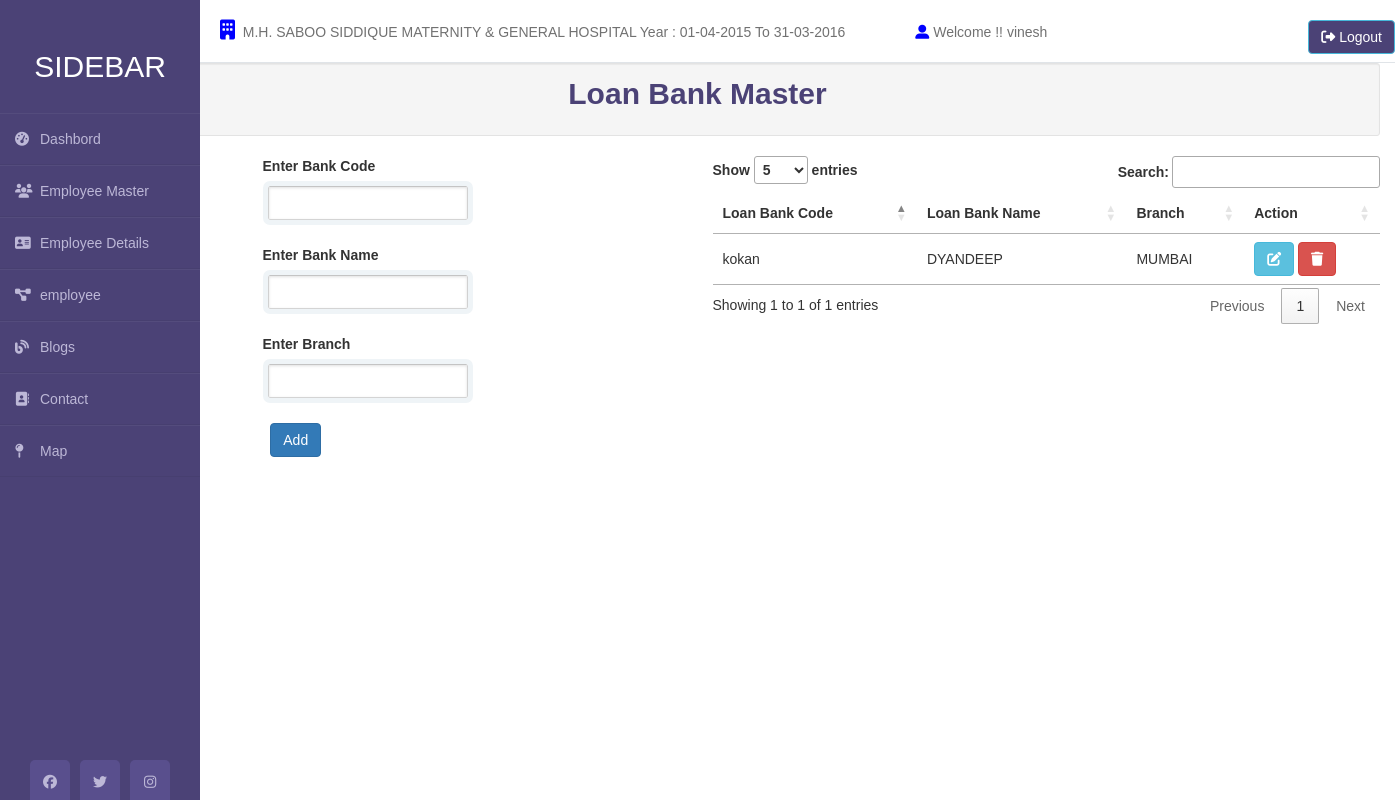
Page /admin/LoanBankMast.php (signed in) on the committed database.
### tables this page shows
CREATE TABLE `companydetails` (
  `id` int(255) NOT NULL,
  `CompId` varchar(255) NOT NULL,
  `CompName` varchar(255) NOT NULL,
  `CompAddress` varchar(255) NOT NULL,
  `DataDir` varchar(255) NOT NULL,
  `branchName` varchar(255) NOT NULL,
  `BegYear` varchar(255) NOT NULL,
  `EndYear` varchar(255) NOT NULL
);

CREATE TABLE `loanbankmast` (
  `BankCode` varchar(10) NOT NULL,
  `BankName` varchar(100) NOT NULL,
  `Branch` text NOT NULL,
  `CompCode` varchar(10) NOT NULL
);

### admin/dashbord.php (called while the page is built, shortened)
<?php
    include('../dbconn.php');
     $sql="SELECT * FROM `companydetails`;";
      $run=mysqli_query($conn,$sql);
      $data=mysqli_fetch_assoc($run);
?>
  <?php
  include('sidebar.php');
   ?>

### admin/LoanBankMast.php (the view, shortened to what this page needs)
<!DOCTYPE html>
<html>
	<head>
		<link rel="stylesheet" href="../css/stylesheet.css">
	</head>
	<body>
		<?php
			include('dashbord.php');
		?>
		<div class="container-fluid">
			<div class="well well-sm">
				<p style="text-align: center;font-size: 30px;color: #4B4276;font-weight: bold;">Loan Bank Master</p></div>
				<div class="row">
					<div class="col-lg-2">
					</div>
					<div class="col-lg-4 m-auto">
						<form class="ajaxForm">
							<div class="container box">
								<label>Enter Bank Code</label><br>
								<input type="text" name="dc" id="dc" class="form-control"  required />
								<br>
								<label>Enter Bank Name</label><br>
								<input type="text" name="dn" id="dn" class="form-control"  required/>
								<br>
								<label>Enter Branch</label><br>
								<input type="text" name="bn" id="bn" class="form-control"  required/>
								<br>
								<div>
									<button type="button" name="add" onclick="addrecord()" id="b3"  class="btn btn-primary">Add</button>
								</div>
							</div>
						</div>
					<div class="col-lg-6 m-auto" >
						<div><?php
								echo  "<table id='myTable'  width='100%' border=0>
								<thead>
									<tr>
										<td><strong>Loan Bank Code</strong></td>
										<td><strong>Loan Bank Name</strong></td>
										<td><strong>Branch</strong></td>
										<td><strong>Action</strong></td>
									</tr>
								</thead>";
								$qry="SELECT * FROM `loanbankmast`";
								$result = mysqli_query($conn1,$qry);
								while($res = mysqli_fetch_array($result)) {
								$dcode = "'".trim($res['BankCode'])."'";
								echo "<tr>";
									echo "<td >".$res['BankCode']."</td>";
									echo "<td >".$res['BankName']."</td>";
									echo "<td >".$res['Branch']."</td>";
									echo '<td> <button onclick="GetUserDetails('.$dcode.')" class="btn btn-info edit"  data-toggle="modal" data-target="#myModal"><i class="fas fa-edit"></i></button>
									<button class="btn btn-danger" onclick="DeleteUser('.$dcode.')"><i class="fas fa-trash"></i></button></td></tr>';
									}?>
								</div>
									</div>
								</div>
							</div>
					</body>
				</html>

### admin/sidebar.php (shortened to what this page needs)
<link rel="stylesheet" href="../css/stylesheet.css">
<link rel="stylesheet" href="https://maxcdn.bootstrapcdn.com/bootstrap/3.4.1/css/bootstrap.min.css">
   <link rel="stylesheet" type="text/css" href="https://cdn.datatables.net/1.10.19/css/jquery.dataTables.css">
    <link rel="stylesheet" href="https://maxcdn.bootstrapcdn.com/bootstrap/3.4.0/css/bootstrap.min.css">
    <link rel="stylesheet" href="https://cdnjs.cloudflare.com/ajax/libs/font-awesome/4.7.0/css/font-awesome.min.css">
</head>
<body>
<div class="wrapper">
    <div class="sidebar">
        <h2>Sidebar</h2>
        <nav class="navigation">
  <ul class="mainmenu">
    <li><a href=""><i class="fas fa-tachometer-alt"></i>Dashbord</a>
    </li>
</nav>
        <ul>
            <li><a href="EmpMast.php"><i class="fas fa-users"></i>Employee Master</a></li>
            <li><a href="ViewEmp.php"><i class="fas fa-address-card"></i>Employee Details</a></li>
            <li><a href="ViewEmp.php"><i class="fas fa-project-diagram"></i>employee</a></li>
            <li><a href="#"><i class="fas fa-blog"></i>Blogs</a></li>
            <li><a href="#"><i class="fas fa-address-book"></i>Contact</a></li>
            <li><a href="#"><i class="fas fa-map-pin"></i>Map</a></li>
        </ul>
        <div class="social_media">
          <a href="#"><i class="fab fa-facebook-f"></i></a>
          <a href="#"><i class="fab fa-twitter"></i></a>
          <a href="#"><i class="fab fa-instagram"></i></a>
      </div>
    </div>
    <div class="main_content">
        <div class="header"> <i class="fas fa-building" style="color:blue;font-weight:bold;font-size: 20px;"></i>&nbsp;&nbsp;<?php echo "".$data['CompName']. "      Year :"; ?><?php echo " ".$data['BegYear']." To ".$data['EndYear']." "; ?> &nbsp;&nbsp;&nbsp;&nbsp;&nbsp;&nbsp;&nbsp;&nbsp;&nbsp;&nbsp;&nbsp;&nbsp;&nbsp;&nbsp;&nbsp;&nbsp;&nbsp;<i class="fas fa-user-alt" style="color:blue;font-weight:bold;font-size: 20;"></i> Welcome !! <?php echo $_COOKIE['username'] ?>
        <a href="../logout.php" style="position: absolute; right: 0 ; background-color: #4B4276;" class="btn btn-info" ><i class="fas fa-sign-out-alt"></i> Logout</a></div>
      </div>
    </div>

### css/stylesheet.css (style rules this page uses)
input { font-family: 'Lucida Grande', Tahoma, Verdana, sans-serif; font-size: 14px; }
input[type=text], input[type=password] { margin: 5px; padding: 0 10px; width: 200px; height: 34px; color: #404040; background: white; border: 1px solid; border-color: #c4c4c4 #d1d1d1 #d4d4d4; border-radius: 2px; outline: 5px solid #eff4f7; -moz-outline-radius: 3px; -webkit-box-shadow: inset 0 1px 3px rgba(0, 0, 0, 0.12); box-shadow: inset 0 1px 3px rgba(0, 0, 0, 0.12); }
* { margin: 0; padding: 0; box-sizing: border-box; list-style: none; text-decoration: none; font-family: 'Josefin Sans', sans-serif; }
body { background-color: #f3f5f9; }
.wrapper { display: flex; position: relative; }
.wrapper .sidebar { width: 200px; height: 100%; background: #4b4276; padding: 30px 0px; position: fixed; }
.wrapper .sidebar h2 { color: #fff; text-transform: uppercase; text-align: center; margin-bottom: 30px; }
.wrapper .sidebar ul li { padding: 15px; border-bottom: 1px solid #bdb8d7; border-bottom: 1px solid rgba(0,0,0,0.05); border-top: 1px solid rgba(255,255,255,0.05); }
.wrapper .sidebar ul li a { color: #bdb8d7; display: block; }
.wrapper .sidebar ul li a .fas { width: 25px; }
.wrapper .sidebar .social_media { position: absolute; bottom: 0; left: 50%; transform: translateX(-50%); display: flex; }
.wrapper .sidebar .social_media a { display: block; width: 40px; background: #594f8d; height: 40px; line-height: 45px; text-align: center; margin: 0 5px; color: #bdb8d7; border-top-left-radius: 5px; border-top-right-radius: 5px; }
.wrapper .main_content { width: 100%; margin-left: 200px; }
.wrapper .main_content .header { padding: 20px; background: #fff; color: #717171; border-bottom: 1px solid #e0e4e8; }

### admin/sidebar.php (style rules this page uses)
.navigation { width: 200px; }
.mainmenu, .submenu { list-style: none; padding: 0; margin: 0; }
.mainmenu a { display: block; text-decoration: none; color: black; }

### rows in the picture
companydetails: CompName "M.H. SABOO SIDDIQUE MATERNITY & GENERAL HOSPITAL", BegYear "01-04-2015", EndYear "31-03-2016"
loanbankmast: BankCode "kokan", BankName "DYANDEEP", Branch "MUMBAI"

### other values in the picture
$_COOKIE['username'] "vinesh"
